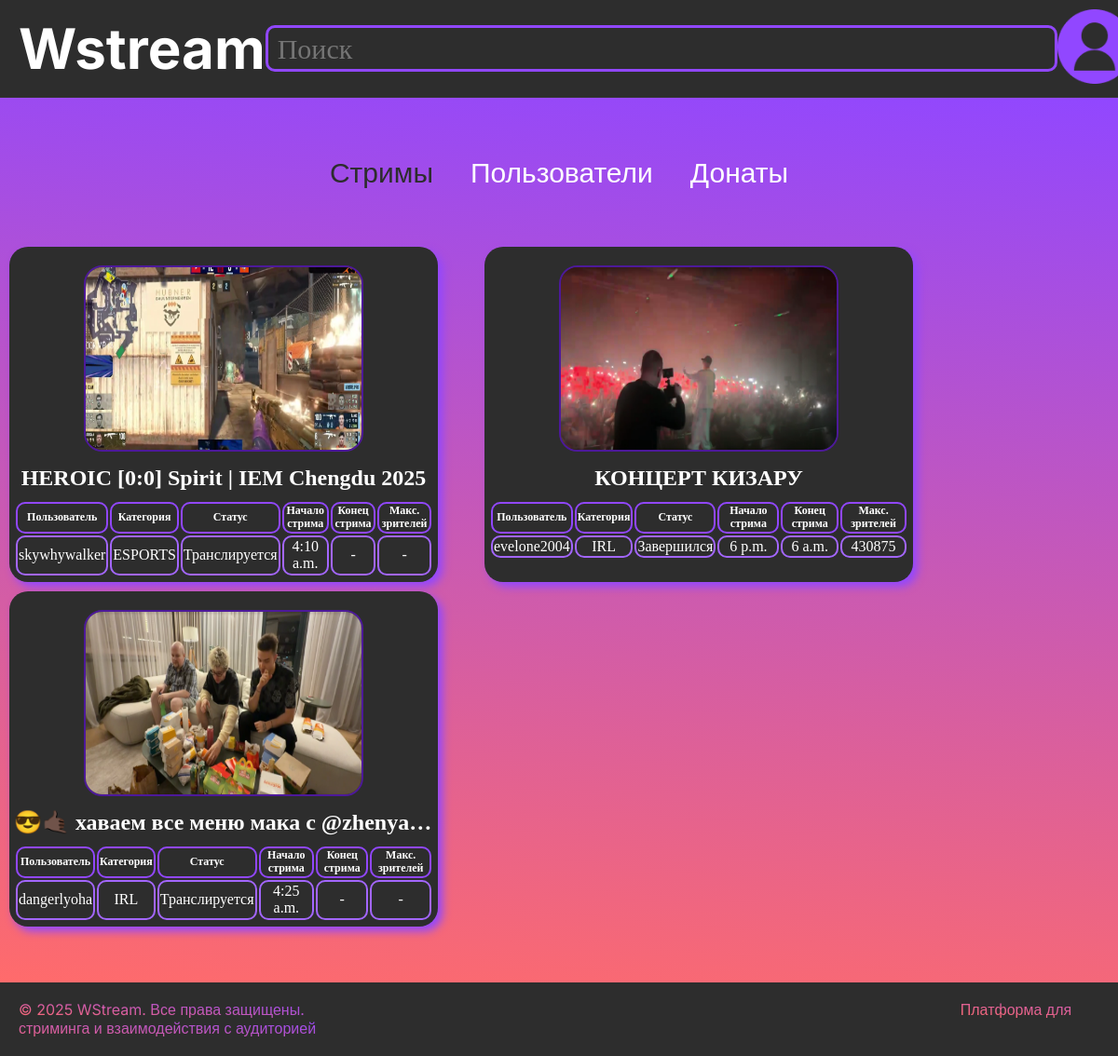
Page /Stream/ on the committed database.
### first_app/models.py (models this page shows, shortened)
class Streams(models.Model):
    cate = [
    ("IRL", "IRL"),
    ("CREATION", "CREATION"),
    ("ESPORTS", "ESPORTS"),
    ("GAMING", "GAMING"),
    ("MUSIC AND DJS", "MUSIC AND DJS"),
    ("JUST CHATTING", "JUST CHATTING")
]
    status = [
        ("Транслируется", "Транслируется"),
        ("Завершился", "Завершился")
    ]
    name = models.CharField('Название стрима', max_length=200)
    id_users = models.ForeignKey(Users, on_delete=models.SET_NULL, null=True, blank=True, verbose_name='Пользователь')
    category = models.CharField('Категрия', choices=cate)
    status = models.CharField('Статус', choices=status)
    preview = models.ImageField('Обложка', upload_to='stream-preview/', null=True, blank=True)
    start_time = models.TimeField('Время начала стрима')
    end_time = models.TimeField('Время окончания стрима', null=True, blank=True)
    max_viewers = models.IntegerField('макс. кол. зрителей', null=True, blank=True)
    class Meta:
        verbose_name = "Стрим"
        verbose_name_plural = "Стримы"

class Users(models.Model):
    rol = [
    ("Админ", "Админ"),
    ("Модератор", "Модератор"),
    ("Обычный пользователь", "Обычный пользователь")
]
    user_name = models.CharField(verbose_name='имя пользователя', max_length=30)
    email = models.EmailField("Почта", max_length=100)
    hash_particle = models.CharField('Хэш', max_length=100)
    registration_date = models.DateField("Дата регистрации")
    avatar = models.ImageField('Автарка', upload_to='users_photos/', null=True, blank=True)
    nickname = models.CharField("Никнейм", max_length=50)
    roles = models.CharField('Роль', max_length=50, choices=rol)
    class Meta:
        verbose_name = "Пользователь"
        verbose_name_plural = "Пользователи"

### first_app/views.py (the view)
# urls.py: path('Stream/', page2, name='page2'),
def page2(request):
    streams = Streams.objects.all()
    search_history = request.session.get('search_history', [])
    return render(request, 'two.html', {
        'streams': streams,
        'search_history': search_history
    })

### first_app/templates/two.html
{% extends "main.html" %}
{% load static %}
{% block main %}
<div class="container">
    <section class="catalog">
        <ul class="filter-list">
            <li class="filter-item">
                <a class="link-filter active" href="{% url 'page2' %}">
                    Стримы
                </a>
            </li>
            <li class="filter-item">
                <a class="link-filter" href="{% url 'page4' %}">
                    Пользователи
                </a>
            </li>
            <li class="filter-item">
                <a class="link-filter" href="{% url 'page3' %}">
                    Донаты
                </a>
            </li>
        </ul>
    </section>
    <div class="streamers">
        {% for stream in streams %}
        <div class="streamer">
            <div class="stream-img">
                {% if stream.preview %}
                <img src="{{ stream.preview.url }}" alt="{{ stream.name }}" class="images-stream">
                {% else %}
                <img src="{% static 'images-maz/image (2).png' %}" alt="{{ stream.name }}" class="images-stream">
                {% endif %}
                <h2 class="stream-title">{{ stream.name }}</h2>
                <table class="streamer-table">
                    <thead class="head-table">
                        <tr class="heade-name-list">
                            <th class="head-name-item">Пользователь</th>
                            <th class="head-name-item">Категория</th>
                            <th class="head-name-item">Статус</th>
                            <th class="head-name-item">Начало стрима</th>
                            <th class="head-name-item">Конец стрима</th>
                            <th class="head-name-item">Макс. зрителей</th>
                        </tr>
                    </thead>
                    <tbody class="body-table">
                        <tr class="body-table-list">
                            <td class="body-table-item">{{ stream.id_users.nickname }}</td>
                            <td class="body-table-item">{{ stream.category }}</td>
                            <td class="body-table-item">{{ stream.status }}</td>
                            <td class="body-table-item">{{ stream.start_time }}</td>
                            <td class="body-table-item">{{ stream.end_time|default:"-" }}</td>
                            <td class="body-table-item">{{ stream.max_viewers|default:"-" }}</td>
                        </tr>
                    </tbody>
                </table>
            </div>
        </div>
        {% endfor %}
    </div>
</div>
{% endblock %}

### first_app/static/css/stylees.css (style rules this page uses)
body { color: #ffffff; min-height: 100vh; }
* { margin: 0; box-sizing: border-box; }
a { text-decoration: none; color: #ffffff }
.container { max-width: 1500px; margin: 0 auto; }
.catalog { margin-bottom: 70px; }
.filter-list { display: flex; justify-content: center; margin-bottom: 20px; list-style: none; }
.filter-item { margin-right: 40px; font-size: 30px; line-height: 20px; font-family: "Inter", sans-serif; }
.active { color: #2d2d2d; }
.streamer { background-color: #2d2d2d; width: 460px; height: 360px; padding: 20px 5px; border-radius: 20px; box-shadow: 5px 5px 10px #9147FF; }
.stream-title { margin-bottom: 10px; box-sizing: border-box; white-space: nowrap; overflow: hidden; text-overflow: ellipsis; }
.images-stream { width: 300px; height: 200px; border-radius: 20px; margin-bottom: 10px; border: 2px solid #4D199A; }
.streamer-table { width: 450px; }
.head-name-item { font-size: 12px; }
.streamer-table td { border: 2px solid #a366ff; border-radius: 10px; }
.streamer-table th { border: 2px solid #9147FF; border-radius: 10px; }
.streamers { display: grid; gap: 30px; grid-template-columns: repeat(auto-fill, 480px); grid-template-rows: repeat(auto-fill, 340px); justify-items: center; max-width: 1500px; }

### rows in the picture
Streams: preview (picture), name "HEROIC [0:0] Spirit | IEM Chengdu 2025", id_users.nickname "skywhywalker", category "ESPORTS", status "Транслируется", start_time "4:10 a.m.", end_time "-", max_viewers "-"
Streams: preview (picture), name "КОНЦЕРТ КИЗАРУ", id_users.nickname "evelone2004", category "IRL", status "Завершился", start_time "6 p.m.", end_time "6 a.m.", max_viewers "430875"
Streams: preview (picture), name "😎🤙🏿 хаваем все меню мака с @zhenya…", id_users.nickname "dangerlyoha", category "IRL", status "Транслируется", start_time "4:25 a.m.", end_time "-", max_viewers "-"
